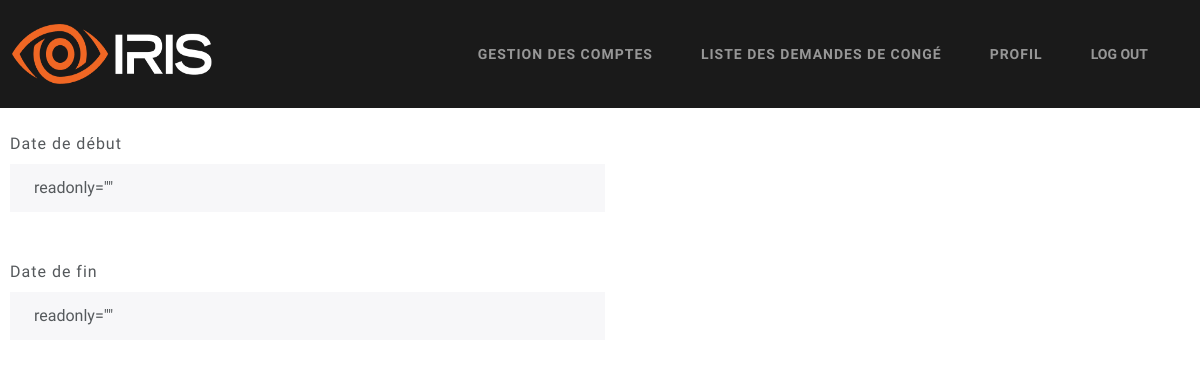
The page /GRH/demande_congé/8 (signed in) on the database as committed earlier.
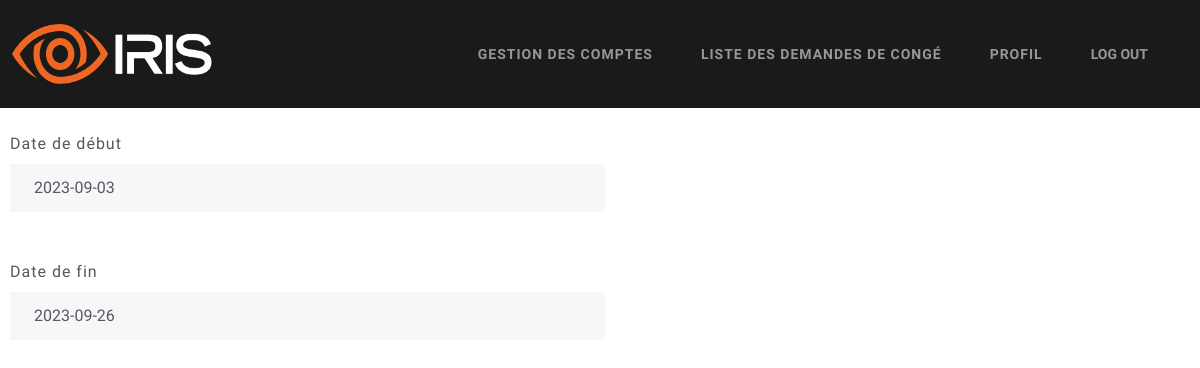
The same page on the database as committed later.
### Models/models.py (models this page shows, shortened)
class demandeCongé(db.Model):
    id = db.Column(db.Integer, primary_key=True)
    date_debut = db.Column(db.String, unique=False, nullable=False)
    date_fin = db.Column(db.String, unique=False, nullable=False)
    statut = db.Column(db.String, unique=False, nullable=False)
    employee_matricule = db.Column(db.String, unique=False, nullable=False)
    motif_refus = db.Column(db.String, unique=False, nullable=True)

### middleware.py (the view)
    def check_GRH(*args, **kwargs):
        try:
            matricule = session['user']
            user = userLoginCredentials.query.filter_by(matricule=matricule).first()
            if (user.role != 'GRH'):
                if(user.role == 'Employé'):
                    return redirect("/Employé/home")
                return redirect("/manager/home")
        except:
            return redirect("/")
        return f(*args, **kwargs)

### Controllers/GRHController.py (called while the page is built)
def getPendingDemande(id):
    try:
        demande = demandeCongé.query.filter_by(id=id).first()
        return render_template("/GRH/detailsDemande.html", demande=demande)
    except Exception as e:
        return render_template("/GRH/detailsDemande.html", error=str(e))

### app.py (called while the page is built)
@app.route("/GRH/demande_congé/<int:id>", endpoint="details_demande")
@check_if_GRH
def details_demande(id):
	return getPendingDemande(id)

### templates/GRH/detailsDemande.html (shortened to what this page needs)
{% extends '/GRH/base.html' %} {% block title %} Demande {% endblock %} {% block
content %}
<div style="padding-left: 10px;">
  <div class="form-group">
    <label class="form-label mt-4" for="readOnlyInput">Date de début</label>
    <input
      class="form-control"
      id="readOnlyInput"
      type="text"
      value={{
      demande.date_debut
      }}
      readonly=""
    />
  </div>
  <br>
  <div class="form-group">
    <label class="form-label mt-4" for="readOnlyInput">Date de fin</label>
    <input
      class="form-control"
      id="readOnlyInput"
      type="text"
      value={{
      demande.date_fin
      }}
      readonly=""
    />
  </div>
  <br />
</div>
{% endblock %}

### templates/GRH/base.html (shortened to what this page needs)
<!DOCTYPE html>
<html>
  <head>
    <link rel="stylesheet" href="{{ url_for('static', filename='bootstrap.css') }}" />
  </head>
  <body>
    <nav class="navbar navbar-expand-lg bg-primary" data-bs-theme="dark">
      <div class="container-fluid">
        <div>
            <img src="{{ url_for('static', filename='g22.png') }}" width="200" height="60">
        </div>
        <div class="collapse navbar-collapse" id="navbarColor01">
          <ul class="navbar-nav me-auto">
            <li class="nav-item">
              <a class="nav-link" href="gestion_comptes">Gestion des comptes</a>
            </li>
            <li class="nav-item">
              <a class="nav-link" href="demandes_congé">Liste des demandes de congé</a>
            </li>
            <li class="nav-item">
              <a class="nav-link" href="home">Profil</a>
            </li>
            <li class="nav-item">
              <button type="Submit" form="myForm" class="nav-link">LOG OUT</a>
            </li>
          </ul>
        </div>
      </div>
    </nav>
    {% block content %} {% endblock %}
  </body>
</html>

Rows that differ between the two databases and show on the page:
added demandeCongé: date_debut "2023-09-03", date_fin "2023-09-26"
Other text that changed with them:
form field value: "readonly=\"\"" → (not shown)
